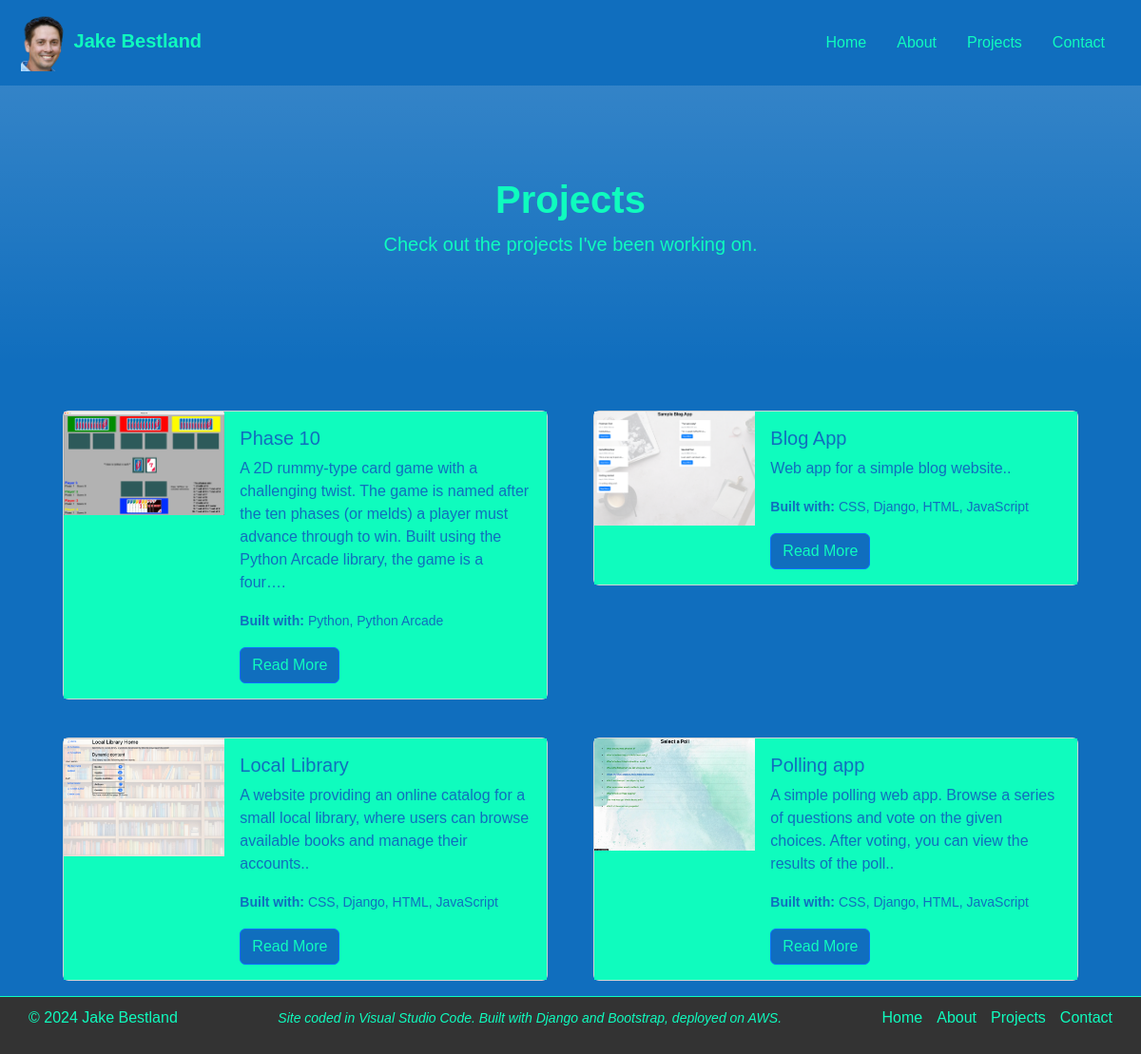
/projects/, run on the app's committed database.
### projects/models.py (models this page shows, shortened)
class Project(models.Model):
    title = models.CharField(max_length=100)
    description = models.TextField()
    skill = models.ManyToManyField(Skill, help_text="Select a skill used for this project.")
    slug = models.SlugField(unique=True, null=True, blank=True)
    preview_image = models.ImageField(upload_to='images/previews/', null=True, blank=True)
    animated_gif = models.ImageField(upload_to='images/gifs/', null=True, blank=True)
    link = models.URLField(null=True, blank=True)
    highlight = models.BooleanField(default=False)
    def display_skill(self):
        """Create a string for the Skill.  This is required to display the skill in Admin."""
        return ', '.join(skill.name for skill in self.skill.all())
    display_skill.short_description = 'Skill'

class Skill(models.Model):
    name = models.CharField(max_length=100, unique=True)
    def __str__(self):
        return self.name
    class Meta:
        ordering = ['name']
        constraints = [
            UniqueConstraint(
                Lower('name'),
                name='skill_name_case_insensitive_unique',
                violation_error_message= "Skill already exists (case insensitive match)"
            ),
        ]

### projects/views.py (the view)
# urls.py: path('projects/', views.ProjectIndexView.as_view(), name='projects'),
class ProjectIndexView(generic.ListView):
    model = Project
    template_name = 'projects/index.html'

### projects/templates/projects/index.html (shortened to what this page needs)
{% extends "base.html" %}
{% load static %}
{% block content %}
<div class="px-4 py-5 text-center bg-gradient">
    <div class="row py-lg-5">
        <div class="col-lg-6 col-md-8 mx-auto">
            <h1 class="fw-normal"><strong>Projects</strong></h1>
            <p class="lead">Check out the projects I've been working on.</p>
        </div>
    </div>
</div>
<div class="container">
    <div class="row justify-content-evenly">
        <div class="row row-cols-1 row-cols-md-2 g-4">
        {% for project in project_list %}
            <div class="col gx-5">
                <div class="card mb-3"">
                    <div class="row g-0">
                        <div class="col-md-4" style="background-color: #0FFCBE;">
                            <div class="gif-container d-inline-block">
                                <img src="{{ project.preview_image.url }}" class="img-fluid preview" alt="Static Preview" width="100%" height="100%">
                            </div>
                        </div>
                        <div class="col-md-8" style="background-color: #0FFCBE; color: #106EBE;">
                            <div class="card-body">
                                <h5 class="card-title">{{ project.title }}</h5>
                                <p class="card-text">{{ project.description|capfirst|truncatechars:200 }}.</p>
                                <p class="card-text"><small><strong>Built with: </strong>{{ project.skill.all|join:", " }}</small></p>
                                <a href="{% url 'projects:project_detail' project.slug %}" class="btn btn-primary" style="background-color: #106EBE; color: #0FFCBE;">Read More</a>
                            </div>
                        </div>
                    </div>
                </div>
            </div>
        {% endfor %}
        </div>
    </div>
</div>
{% endblock %}

### projects/static/projects/css/style.css (style rules this page uses)
html, body { margin: 0; padding: 0; height: 100%; overflow-y: auto; }
body { background-color: #106EBE; color: #0FFCBE; font-family: "Gill Sans", sans-serif; display: flex; flex-direction: column; min-height: 100vh; }
.navbar-brand, .nav-link, a { color: #0FFCBE; }
.gif-container img.preview { display: block; }

### data on the page
Project: preview_image (picture), title "Phase 10", description "A 2D rummy-type card game with a challenging twist. The game is named after the ten phases (or melds) a player must advance through to win. Built using the Python Arcade library, the game is a four…", skill.all "Python, Python Arcade"
Project: preview_image (picture), title "Blog App", description "Web app for a simple blog website.", skill.all "CSS, Django, HTML, JavaScript"
Project: preview_image (picture), title "Local Library", description "A website providing an online catalog for a small local library, where users can browse available books and manage their accounts.", skill.all "CSS, Django, HTML, JavaScript"
Project: preview_image (picture), title "Polling app", description "A simple polling web app. Browse a series of questions and vote on the given choices. After voting, you can view the results of the poll.", skill.all "CSS, Django, HTML, JavaScript"
